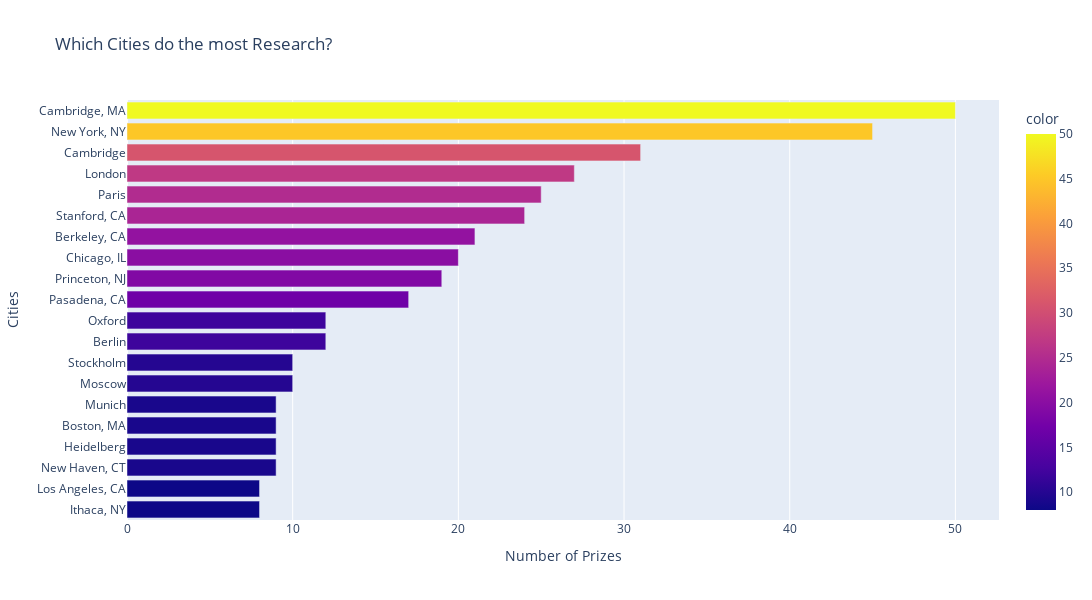

Notebook source saved alongside this figure:
### Code cell
cities_bar = px.bar(
    x = top20_cities.values,
    y = top20_cities.index,
    color = top20_cities.values,
    orientation = 'h',
    color_continuous_scale= px.colors.sequential.Plasma,
    title = 'Which Cities do the most Research?'
)
cities_bar.update_layout(
    xaxis_title = 'Number of Prizes',
    yaxis_title = 'Cities',
    width = 1200,
    height = 600
)
cities_bar.show()

### Figure 1 — Plotly figure (JSON) as saved in the notebook; plotly's stock layout.template omitted (floating-point values rounded to 4 significant figures)
{"data": [{"alignmentgroup": "True", "hovertemplate": "x=%{x}<br>y=%{y}<br>color=%{marker.color}<extra></extra>", "legendgroup": "", "marker": {"color": [8, 8, 9, 9, 9, 9, 10, 10, 12, 12, 17, 19, 20, 21, 24, 25, 27, 31, 45, 50], "coloraxis": "coloraxis", "pattern": {"shape": ""}}, "name": "", "offsetgroup": "", "orientation": "h", "showlegend": false, "textposition": "auto", "type": "bar", "x": [8, 8, 9, 9, 9, 9, 10, 10, 12, 12, 17, 19, 20, 21, 24, 25, 27, 31, 45, 50], "xaxis": "x", "y": ["Ithaca, NY", "Los Angeles, CA", "New Haven, CT", "Heidelberg", "Boston, MA", "Munich", "Moscow", "Stockholm", "Berlin", "Oxford", "Pasadena, CA", "Princeton, NJ", "Chicago, IL", "Berkeley, CA", "Stanford, CA", "Paris", "London", "Cambridge", "New York, NY", "Cambridge, MA"], "yaxis": "y"}], "layout": {"barmode": "relative", "coloraxis": {"colorbar": {"title": {"text": "color"}}, "colorscale": [[0, "#0d0887"], [0.1111, "#46039f"], [0.2222, "#7201a8"], [0.3333, "#9c179e"], [0.4444, "#bd3786"], [0.5556, "#d8576b"], [0.6667, "#ed7953"], [0.7778, "#fb9f3a"], [0.8889, "#fdca26"], [1, "#f0f921"]]}, "height": 600, "legend": {"tracegroupgap": 0}, "title": {"text": "Which Cities do the most Research?"}, "width": 1200, "xaxis": {"anchor": "y", "domain": [0, 1], "title": {"text": "Number of Prizes"}}, "yaxis": {"anchor": "x", "domain": [0, 1], "title": {"text": "Cities"}}}}
